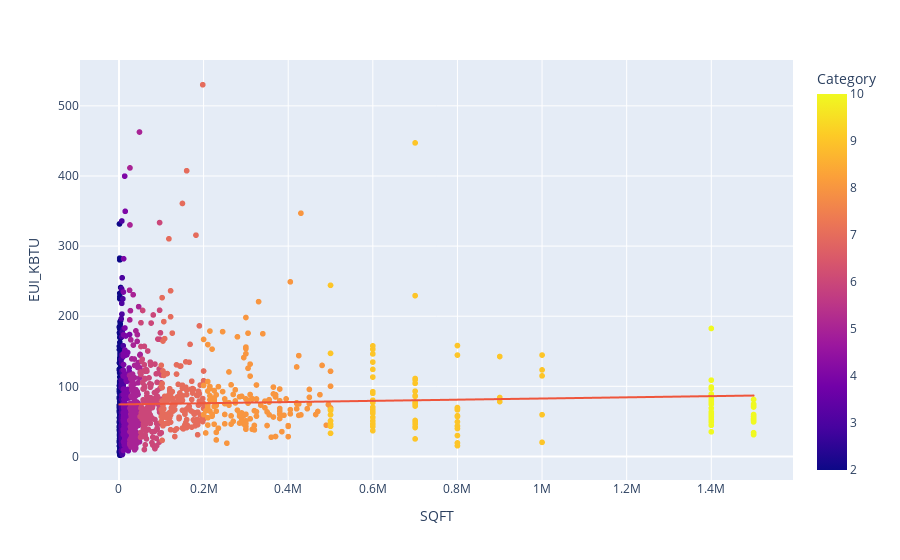

Notebook code cell kept with this figure:
### Code cell
# offices.sort_values(by=['SQFT']).plot.bar(x='PUBID_str', y='MFBTU', rot=0, figsize=(24,12))
offices_bySQFT = offices.sort_values(by=['SQFT']).copy()
# offices_bySQFT = offices.sort_values(by=['SQFT']).loc[offices['SQFT'] > 100000].copy()
offices_bars = px.scatter(offices_bySQFT, x='SQFT', y='EUI_KBTU', color='SQFTC', labels={'SQFTC': 'Category'}, trendline='ols')
offices_bars.show()

### Figure 1 — Plotly figure (JSON) as saved in the notebook; plotly's stock layout.template omitted (floating-point values rounded to 4 significant figures; data arrays with more than 128 entries replaced by an {"elided": "..."} marker saying what was removed)
{"data": [{"hovertemplate": "SQFT=%{x}<br>EUI_KBTU=%{y}<br>Category=%{marker.color}<extra></extra>", "legendgroup": "", "marker": {"color": {"elided": "1356 int values"}, "coloraxis": "coloraxis", "symbol": "circle"}, "mode": "markers", "name": "", "showlegend": false, "type": "scattergl", "x": {"elided": "1356 int values"}, "xaxis": "x", "y": {"elided": "1356 float values"}, "yaxis": "y"}, {"hovertemplate": "<b>OLS trendline</b><br>EUI_KBTU = 8.44876e-06 * SQFT + 74.1822<br>R<sup>2</sup>=0.001738<br><br>SQFT=%{x}<br>EUI_KBTU=%{y} <b>(trend)</b><extra></extra>", "legendgroup": "", "marker": {"symbol": "circle"}, "mode": "lines", "name": "", "showlegend": false, "type": "scattergl", "x": {"elided": "1356 int values"}, "xaxis": "x", "y": {"elided": "1356 float values"}, "yaxis": "y"}], "layout": {"coloraxis": {"colorbar": {"title": {"text": "Category"}}, "colorscale": [[0, "#0d0887"], [0.1111, "#46039f"], [0.2222, "#7201a8"], [0.3333, "#9c179e"], [0.4444, "#bd3786"], [0.5556, "#d8576b"], [0.6667, "#ed7953"], [0.7778, "#fb9f3a"], [0.8889, "#fdca26"], [1, "#f0f921"]]}, "legend": {"tracegroupgap": 0}, "margin": {"t": 60}, "xaxis": {"anchor": "y", "domain": [0, 1], "title": {"text": "SQFT"}}, "yaxis": {"anchor": "x", "domain": [0, 1], "title": {"text": "EUI_KBTU"}}}}
